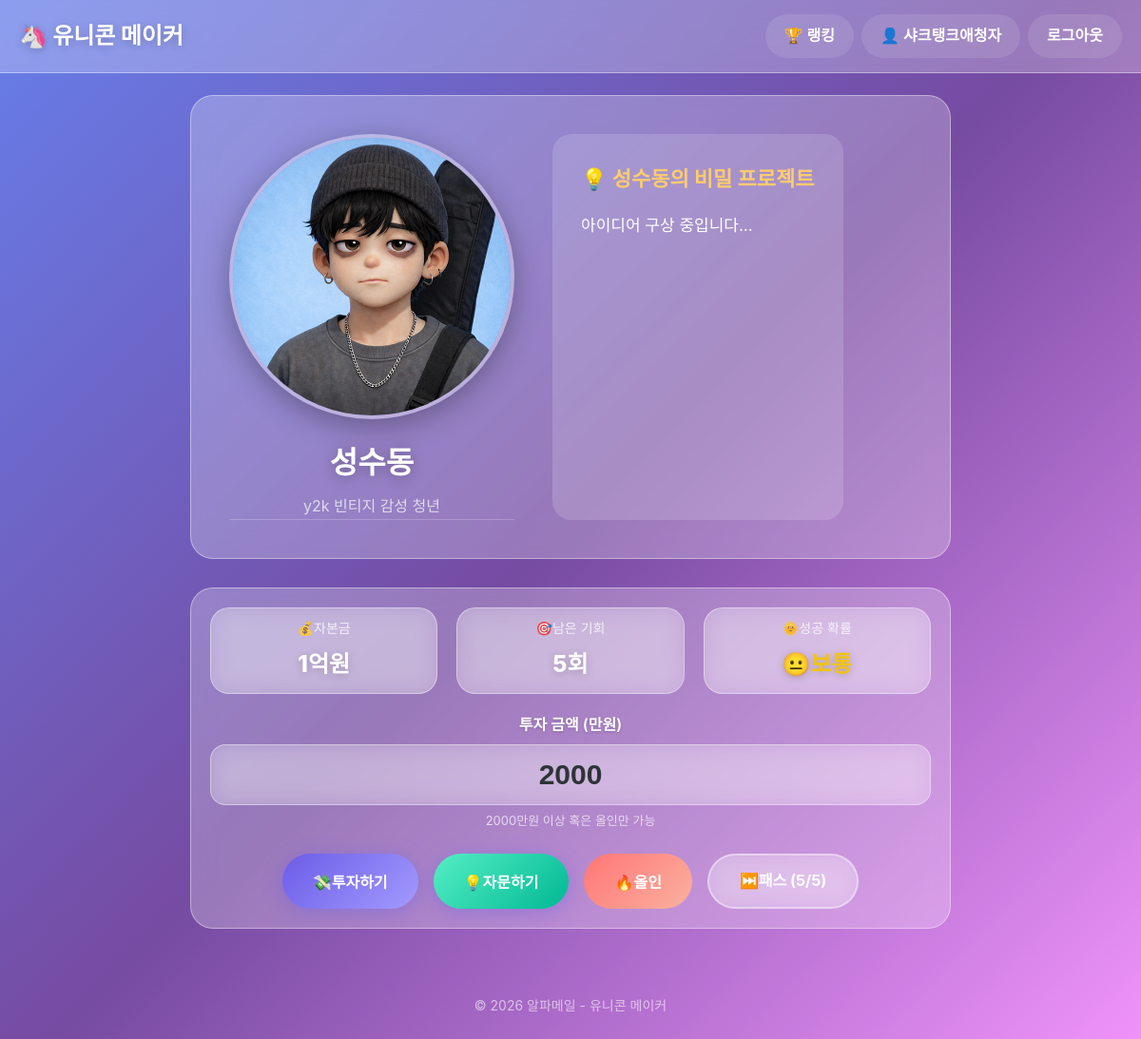
Screenshot of /game/52/play/ (signed in) with the database file from the repository.
### game/models.py (models this page shows, shortened)
class User(AbstractUser):
    nickname = models.CharField(
        max_length=20,
        unique=True,
        verbose_name='닉네임'
    )
    img_profile = models.ImageField(
        upload_to='profile/',
        blank=True,
        null=True,
        verbose_name='프로필 이미지'
    )
    best_profit_rate = models.FloatField(
        default=0.0,
        verbose_name='최고 수익률'
    )
    total_games = models.IntegerField(
        default=0,
        verbose_name='총 플레이 횟수'
    )

class GameSession(models.Model):
    user = models.ForeignKey(
        User,
        on_delete=models.CASCADE,
        related_name='game_sessions',
        verbose_name='플레이어'
    )
    current_capital = models.BigIntegerField(
        default=10000,  # 만원 단위, 1억 = 10000
        verbose_name='현재 자본금(만원)'
    )
    remaining_chances = models.IntegerField(
        default=5,
        verbose_name='남은 기회'
    )
    is_finished = models.BooleanField(
        default=False,
        verbose_name='종료 여부'
    )
    final_profit_rate = models.FloatField(
        null=True,
        blank=True,
        verbose_name='최종 수익률(%)'
    )
    created_at = models.DateTimeField(
        auto_now_add=True,
        verbose_name='생성 시간'
    )
    remaining_reroles = models.IntegerField(
        default=5,
        verbose_name='남은 패스 횟수'
    )

### game/views.py (the view)
# urls.py: path('game/<int:session_id>/play/', views.play_view, name='play'),
@login_required
def play_view(request, session_id):
    session = get_object_or_404(GameSession, pk=session_id, user=request.user)
    if session.is_finished:
        return redirect('game:main')
    if session.current_capital <= 0:
        session.is_finished = True
        session.final_profit_rate = session.calculate_profit_rate()
        session.save()
        update_user_stats(request.user, session.final_profit_rate)
        return redirect('game:ranking')
    character = request.session.get('current_character')
    idea = request.session.get('current_idea')
    if not character or not idea:
        character = get_random_character()
        idea = generate_idea(character)
        request.session['current_character'] = character
        request.session['current_idea'] = idea
        success_prob = character.get('success_rate', 0.5)
        request.session['success_prob'] = success_prob
        request.session['enchant_used'] = False  # 강화 사용 여부 초기화
    else:
        success_prob = request.session.get('success_prob', 0.5)
    prob_level = get_prob_level(success_prob)
    enchant_used = request.session.get('enchant_used', False)
    can_enchant = not enchant_used and session.current_capital >= 2000
    context = {
        'session': session,
        'character': character,
        'idea': idea,
        'prob_text': prob_level['text'],
        'prob_class': prob_level['class'],
        'can_enchant': can_enchant,
        'enchant_used': enchant_used,
    }
    return render(request, 'game/play.html', context)

### game/gemini_service.py (called while the page is built)
def get_random_character():
    keys = list(CHARACTERS.keys())
    weights = [CHARACTERS[k]['spawn_weight'] for k in keys]
    selected_key = random.choices(keys, weights=weights, k=1)[0]
    return CHARACTERS[selected_key]

### game/templatetags/number_filters.py (called while the page is built)
@register.filter
def korean_currency(value):
    try:
        value = int(value)
    except (ValueError, TypeError):
        return value
    if value == 0:
        return "0원"
    jo = value // 100000000  # 조
    remainder = value % 100000000
    eok = remainder // 10000  # 억
    man = remainder % 10000  # 만
    parts = []
    if jo > 0:
        parts.append(f"{jo:,}조")
    if eok > 0:
        parts.append(f"{eok:,}억")
    if man > 0:
        parts.append(f"{man:,}만원")
    elif parts:  # 억/조가 있는데 만원 단위가 0이면
        parts[-1] += "원"
    return " ".join(parts) if parts else "0원"

### game/views.py (called while the page is built)
def get_prob_level(prob):
    percent = prob * 100
    if percent >= 100:
        return {'text': '✨확정', 'class': 'prob-perfect'}
    elif percent >= 81:
        return {'text': '🤩훌륭', 'class': 'prob-great'}
    elif percent >= 61:
        return {'text': '😊좋음', 'class': 'prob-good'}
    elif percent >= 41:
        return {'text': '😐보통', 'class': 'prob-normal'}
    elif percent >= 21:
        return {'text': '😟낮음', 'class': 'prob-low'}
    else:
        return {'text': '😰최악', 'class': 'prob-worst'}

### templates/game/play.html (shortened to what this page needs)
{% extends 'game/base.html' %}
{% load static %}
{% load number_filters %}
{% block content %}
<div class="play-page">
    <div class="character-box">
        <div class="character-info">
            <div class="character-image">
                <img src="{% static 'images/characters/' %}{{ character.key }}.png" alt="{{ character.name }}">
            </div>
            <h2>{{ character.name }}</h2>
            <p class="character-concept">{{ character.concept }}</p>
        </div>
        <div class="idea-bubble">
            <h3>💡 {{ idea.title }}</h3>
            <p>{{ idea.description }}</p>
        </div>
    </div>
    <div class="invest-section">
        <div class="game-status">
            <div class="status-item">
                <span class="label">💰자본금</span>
                <span class="value">{{ session.current_capital|korean_currency }}</span>
            </div>
            <div class="status-item">
                <span class="label">🎯남은 기회</span>
                <span class="value">{{ session.remaining_chances }}회</span>
            </div>
            <div class="status-item">
                <span class="label">🌞성공 확률</span>
                <span class="value {{ prob_class }}">{{ prob_text }}</span>
            </div>
        </div>
        <form method="POST" action="{% url 'game:invest' session_id=session.pk %}" onsubmit="showLoading()">
            <div class="form-group">
                <label>투자 금액 (만원)</label>
                <input type="number" name="amount" max="{{ session.current_capital }}" id="amount" value="2000" required>
                <small>2000만원 이상 혹은 올인만 가능</small>
            </div>
            <div class="btn-group">
                <button type="submit" class="btn btn-primary" name="action" value="invest" onclick="return handleInvestRange(event)">💸투자하기</button>
                {% if can_enchant %}
                <button type="submit" class="btn btn-up" name="action" value="enchant">💡자문하기</button>
                {% else %}
                <button type="button" class="btn btn-up" disabled title="{% if enchant_used %}이미 자문함{% else %}자본금 부족{% endif %}">
                    {% if enchant_used %}✅자문 완료{% else %}💡자문하기{% endif %}
                </button>
                {% endif %}
                <button type="button" class="btn btn-danger" onclick="setAllIn()">🔥올인</button>
                {% if session.remaining_reroles > 0 %}
                    <a href="{% url 'game:pass' session_id=session.pk %}" class="btn btn-secondary" onclick="showLoading2()">
                        ⏭️패스 ({{ session.remaining_reroles }}/5)
                    </a>
                {% else %}
                    <button type="button" class="btn btn-secondary" disabled style="cursor: not-allowed; opacity: 0.6;">
                        ❌패스 기회 소진 (0/5)
                    </button>
                {% endif %}
            </div>
        </form>
    </div>
</div>
{% endblock %}

### templates/game/base.html (shortened to what this page needs)
{% load static %}
<!DOCTYPE html>
<html lang="ko">
<head>
    <link rel="stylesheet" href="{% static 'css/style.css' %}">
</head>
<body>
    <nav class="navbar">
        <div class="nav-container">
            <a href="{% url 'game:main' %}" class="nav-logo">🦄 유니콘 메이커</a>
            <ul class="nav-menu">
                {% if user.is_authenticated %}
                    <li><a href="{% url 'game:ranking' %}">🏆 랭킹</a></li>
                    <li><a href="{% url 'game:mypage' %}">👤 {{ user.nickname }}</a></li>
                    <li><a href="{% url 'game:logout' %}">로그아웃</a></li>
                {% else %}
                    <li><a href="{% url 'game:login' %}">로그인</a></li>
                    <li><a href="{% url 'game:signup' %}">회원가입</a></li>
                {% endif %}
            </ul>
        </div>
    </nav>
    <main class="main-content">
        {% block content %}
        {% endblock %}
    </main>
    <footer class="footer">
        <p>© 2026 알파메일 - 유니콘 메이커</p>
    </footer>
</body>
</html>

### rows the page displays
User: nickname "샤크탱크애청자"
GameSession: current_capital|korean_currency "1억원", remaining_chances "5", remaining_reroles "5"

### other values shown
{{ character.name }} "성수동"
{{ character.concept }} "y2k 빈티지 감성 청년"
{{ idea.title }} "성수동의 비밀 프로젝트"
{{ idea.description }} "아이디어 구상 중입니다..."
{{ prob_text }} "😐보통"
